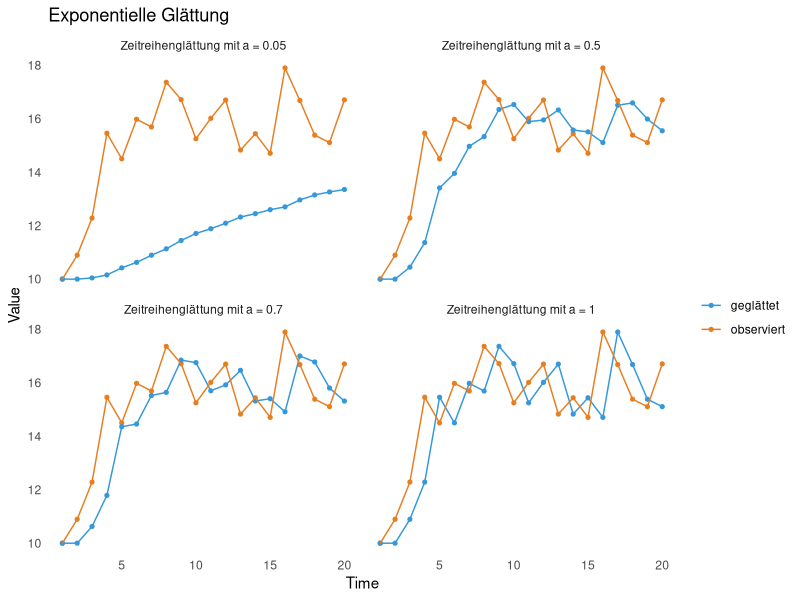

Reproduce this figure in R.
library(ggplot2)
library(dplyr)
library(tidyr)
library(purrr)

set.seed(232323)

randomTime <- function(n, init,
                       t, s,
                       period,
                       returnDF=TRUE, ...){
  time <- vector(mode="double")
  time[1] <- init
  error <- rnorm(n, ...)
  
  for (i in 2:n) time[i] <- (time[i-1] * (1+t)) + error[i]
  intv <- n%/%period*period
  seasonal <- seq(from = 0,
                  to = intv,
                  by = period)[-1]
  
  time[seasonal] <- time[seasonal] * (1+s)
  if (returnDF){
    df <- data.frame(i = 1:n, t = time)
    return(df)
  }
  time
}

exp_smoothing <- function(t, a = 0.2){
  smoothed <- vector(mode = "double", length = length(t))
  smoothed[1] <- t[1]
  for(i in 2:length(t)){
    error <- t[i-1] - smoothed[i-1]
    smoothed[i] <- smoothed[i-1] + a * error
  }
  smoothed
}


rt <- randomTime(20, 10, 0.02, 0.1, 4)
rt_list <- lapply(1:4, function(x) rt)

alphas <- c(0.05, 0.5, 0.7, 1)

smoothing <- function(x, y){
  x$smoothed <- exp_smoothing(x$t, y)
  x$a <- y
  x
}

purrr::map2(rt_list, alphas, .f=smoothing) %>% 
  bind_rows(.id = "serie") %>% 
  mutate(serie = paste("Zeitreihenglättung mit a =", a)) %>% 
  select(-a, serie, i, observiert=t, geglättet=smoothed) %>% 
  gather(id, value, -i,-serie) %>% 
  ggplot(aes(x=i,y=value, color=id)) +
  geom_point(size=1.1) +
  geom_line() +
  theme_minimal() +
  theme(panel.grid = element_blank()) +
  xlab("Time") +
  ylab("Value") +
  ggtitle("Exponentielle Glättung") +
  scale_color_manual(values = c("#3498db", "#e67e22"), name="") +
  facet_wrap(~serie)
